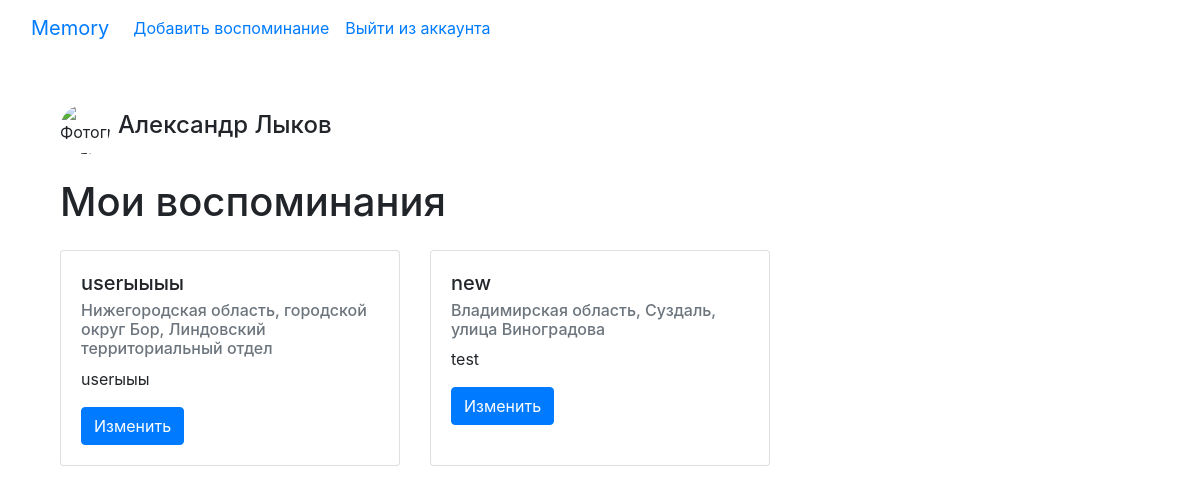
The app's page / (signed in) with its own data.
### main/models.py (models this page shows)
class Memories(models.Model):
    name_memorie = models.CharField('Name', max_length=150)
    date_memorie = models.DateField('Date of memorie')
    description_memorie = models.TextField()
    place = models.CharField(max_length=150, default='')
    user = models.ForeignKey(User, on_delete=models.CASCADE, default=None, null=True)
    def __str__(self):
        return self.name_memorie

### main/views.py (the view)
# urls.py: path('', views.check_memory, name='check_memory'),
@login_required
def check_memory(request):
    user_memories = Memories.objects.filter(user=request.user)
    user_model = User.objects.get(id=request.user.id)
    user_name = f"{user_model.first_name} {user_model.last_name}"
    social_account = request.user.socialaccount_set.get(provider='vk')
    user_photo_url = social_account.extra_data.get('photo_max_orig')
    context = {
        'memories': user_memories,
        'user_name': user_name,
        'user_photo': user_photo_url,
    }
    print(context)
    return render(request, 'main/check_memory.html', context)

### main/templates/main/check_memory.html (shortened to what this page needs)
{% extends "base.html" %}
{% block content %}
    <div class="container mt-5">
        {% if user_name and user_photo %}
            <div class="d-flex align-items-center mb-4">
                <img src="{{ user_photo }}" alt="Фотография пользователя" class="mr-2" style="width: 50px; height: 50px; border-radius: 50%;">
                <h4>{{ user_name }}</h4>
            </div>
        {% endif %}
        <h1 class="mb-4">Мои воспоминания</h1>
        {% if memories %}
            <div class="row row-cols-1 row-cols-md-3 g-4">
                {% for memory in memories %}
                    <div class="col">
                        <div class="card h-100">
                            <div class="card-body">
                                <h5 class="card-title">{{ memory.name_memorie }}</h5>
                                <h6 class="card-subtitle mb-2 text-muted">{{ memory.place }}</h6>
                                <p class="card-text">{{ memory.description_memorie }}</p>
                                <a href="{% url 'main:edit_memory' memory.id %}" class="btn btn-primary">Изменить</a>
                            </div>
                        </div>
                    </div>
                {% endfor %}
            </div>
        {% else %}
            <div class="mt-4">
                <a href="{% url 'main:add_memory' %}" class="btn btn-primary">Добавить воспоминание</a>
            </div>
        {% endif %}
    </div>
{% endblock %}

### templates/base.html (shortened to what this page needs)
<!DOCTYPE html>
<html lang="ru">
<head>
    <link href="https://stackpath.bootstrapcdn.com/bootstrap/4.5.2/css/bootstrap.min.css" rel="stylesheet">
</head>
<body>
    <nav class="navbar navbar-expand-lg bg-body-tertiary">
        <div class="container-fluid">
            <a class="navbar-brand" href="{% url 'main:check_memory' %}">Memory</a>
            <div class="collapse navbar-collapse" id="navbarNav">
                <ul class="navbar-nav">
                    <li class="nav-item">
                        <a class="nav-link active" aria-current="page" href="{% url 'main:add_memory' %}">Добавить воспоминание</a>
                    </li>
                    <li class="nav-item">
                        <a class="nav-link" href="{% url 'logout' %}">Выйти из аккаунта</a>
                    </li>
                </ul>
            </div>
        </div>
    </nav>
    <div class="container mt-5">
        {% block content %}{% endblock %}
    </div>
</body>
</html>

### records on screen
Memories: name_memorie "userыыыы", place "Нижегородская область, городской округ Бор, Линдовский территориальный отдел", description_memorie "userыыы"
Memories: name_memorie "new", place "Владимирская область, Суздаль, улица Виноградова", description_memorie "test"

### other values on screen
{{ user_name }} "Александр Лыков"
